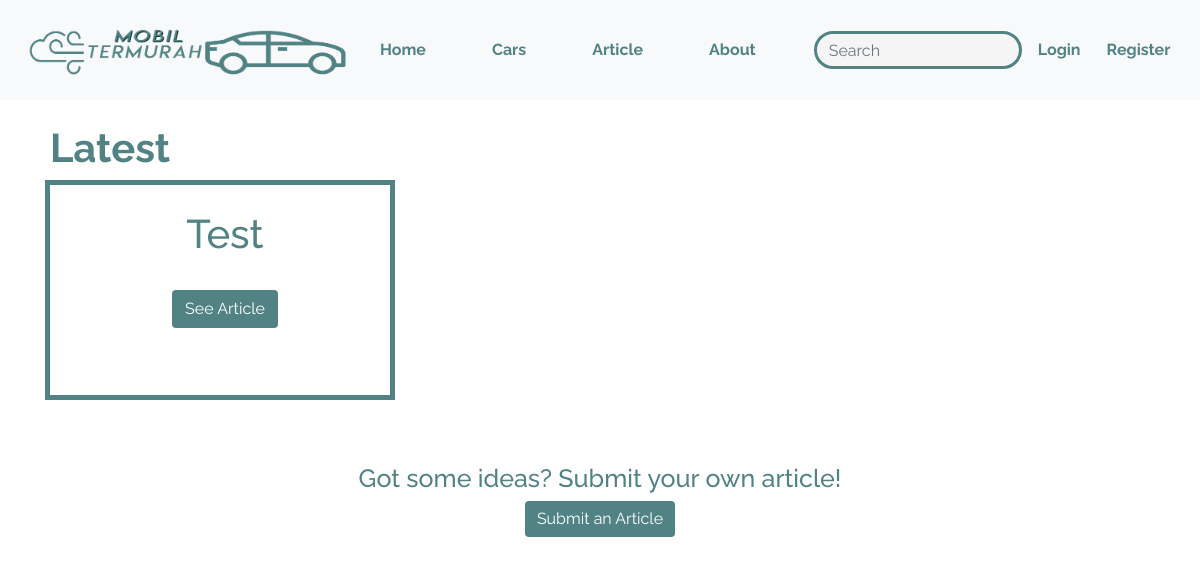
The page /articles/ on the database as committed earlier.
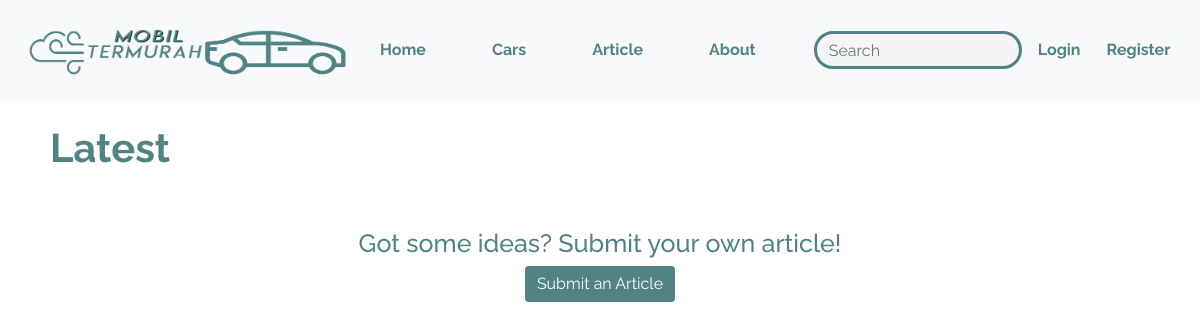
The same page on the database as committed later.
### tugas/models.py (models this page shows, shortened)
class Article(models.Model):
    articleTitle = models.CharField(max_length=60)
    articleContent = models.CharField(max_length=10000)

### tugas/views.py (the view)
# urls.py: path('articles/',views.articles,name='articles'),
def articles(request):
    articles = Article.objects.all()
    response = {
        'articles' : articles
    }
    return render(request, 'pages/articles.html', response)

### tugas/context_processors.py (called while the page is built)
def datent(request):
    import datetime
    return {
        'date': datetime.datetime.now()
    }

### tugas/templates/pages/articles.html
{% extends 'pages/base.html'%}
{% load static %}
{% block content %}
<br>
<div class="container">
    <div class="row">
        <h1 style="margin-left: 20px; color: #518384;"> <b>Latest</b></h1> <br>
        <div class="col-md-12">
        <div class="row">
        {% for article in articles %}
        <div class="col-md-4">
                <div class="articlebox">
                    <form method='POST' action="{% url 'chooseArticle' %}">{% csrf_token %}
                        <h1 id="articleTitle">{{article.articleTitle}}</h1>
                        <br>
                        <button style="background-color: #518384; color: white;" class="btn" name='articleTitle' value='{{article.articleTitle}}' onclick='document.form.submit()'>
                            See Article
                         </button>
                     </form>
                </div>
        </div>
            {% endfor %}
        </div>
        </div>
    </div>
    <div class="row"><br></div>
    <div class="row">
        <div class="col"></div>
        <div class="col-10" style="text-align: center;">
            <br>
            <h1 style="font-size: 25px; color: #518384;">Got some ideas? Submit your own article!</h1>
            <a href="{% url 'articleForm' %}" class="btn btn-primary" style="text-decoration: none; background-color: #518384; border: none;">
                Submit an Article </a>
                <br><br>
        </div>
        <div class="col"></div>
    </div>
</div>
{% endblock %}

Rows that differ between the two databases and show on the page:
removed Article: articleTitle "Test"
